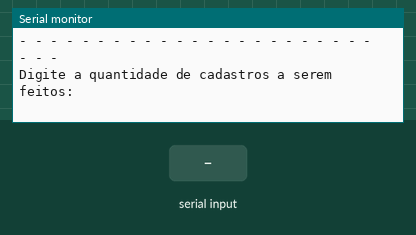
Bench run of a sketch on a simulated Arduino Uno, built with avr-gcc and run on an emulated ATmega328P. Parts: the last lines printed to the serial monitor. The test bench sets the inputs (shaded band).

Above: at 1.2 s.
1.3 s: "90,45\n" received over Serial
At 3.0 s:
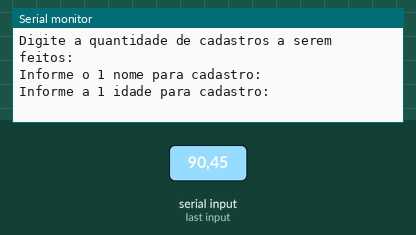
3.8 s: "30,150\n" received over Serial
At 6.1 s:
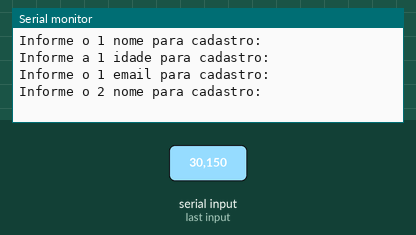

The sketch:

Cadastro_de_Convidados_Vetores.ino
```cpp
// C++ code
// Variáveis
String* convidados;
String* emailConvidados;
int* idadeConvidados;
int qtdCadastro;

void desenhaCabecalho()
{
  Serial.println("- - - - - - - - - - - - - - - - - - - - - - - - - -");
  Serial.println("|                 Seja bem vindo(a)                |");
  Serial.println("|              ***Churrascao do ZEH***             |");
  Serial.println("- - - - - - - - - - - - - - - - - - - - - - - - - -");
  Serial.println();
}


void setup()
{
  Serial.begin(9600);
}

void loop()
{
    desenhaCabecalho();

    Serial.println("Digite a quantidade de cadastros a serem feitos: ");
    while(!Serial.available());
    qtdCadastro = Serial.parseInt();

    // Alocação dinâmica dos arrays
    convidados = new String[qtdCadastro];
    emailConvidados = new String[qtdCadastro];
    idadeConvidados = new int[qtdCadastro];

    for (int i = 0; i < qtdCadastro; i++)
    {
      Serial.println("Informe o " + String(i + 1) + " nome para cadastro:");
      while (!Serial.available());
      convidados[i] = Serial.readString();

      Serial.println("Informe a " + String(i + 1) + " idade para cadastro:");
      while (!Serial.available());
      idadeConvidados[i] = Serial.parseInt();

      Serial.println("Informe o " + String(i + 1) + " email para cadastro:");
      while (!Serial.available());
      emailConvidados[i] = Serial.readString();
    }

    Serial.println("Informações de cadastro:");

    for (int i = 0; i < qtdCadastro; i++)
    {
      Serial.println("Nome: " + convidados[i]);
      Serial.println("Idade: " + String(idadeConvidados[i]));
      Serial.println("Email: " + emailConvidados[i]);
      Serial.println("Permissão para a festa: " + String(idadeConvidados[i] >= 18 ? "OK" : "INVALIDA"));
      Serial.println();
    }


  delay(5000);
}
```

Measured:
- after the input at 1.3 s, the serial monitor: prints a new line at once (image 1)
- after the input at 3.8 s, the serial monitor: prints a new line at once (image 2)
